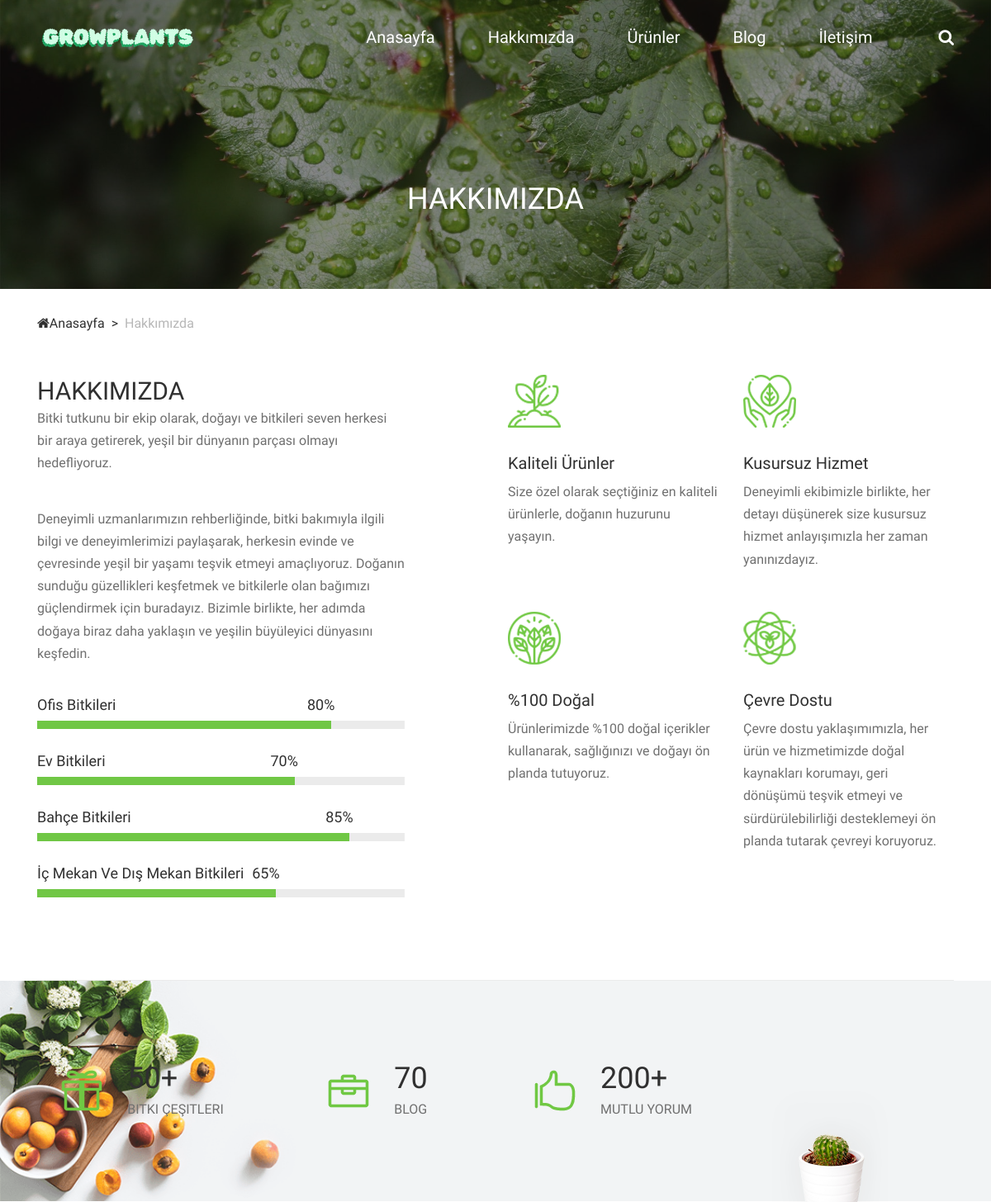
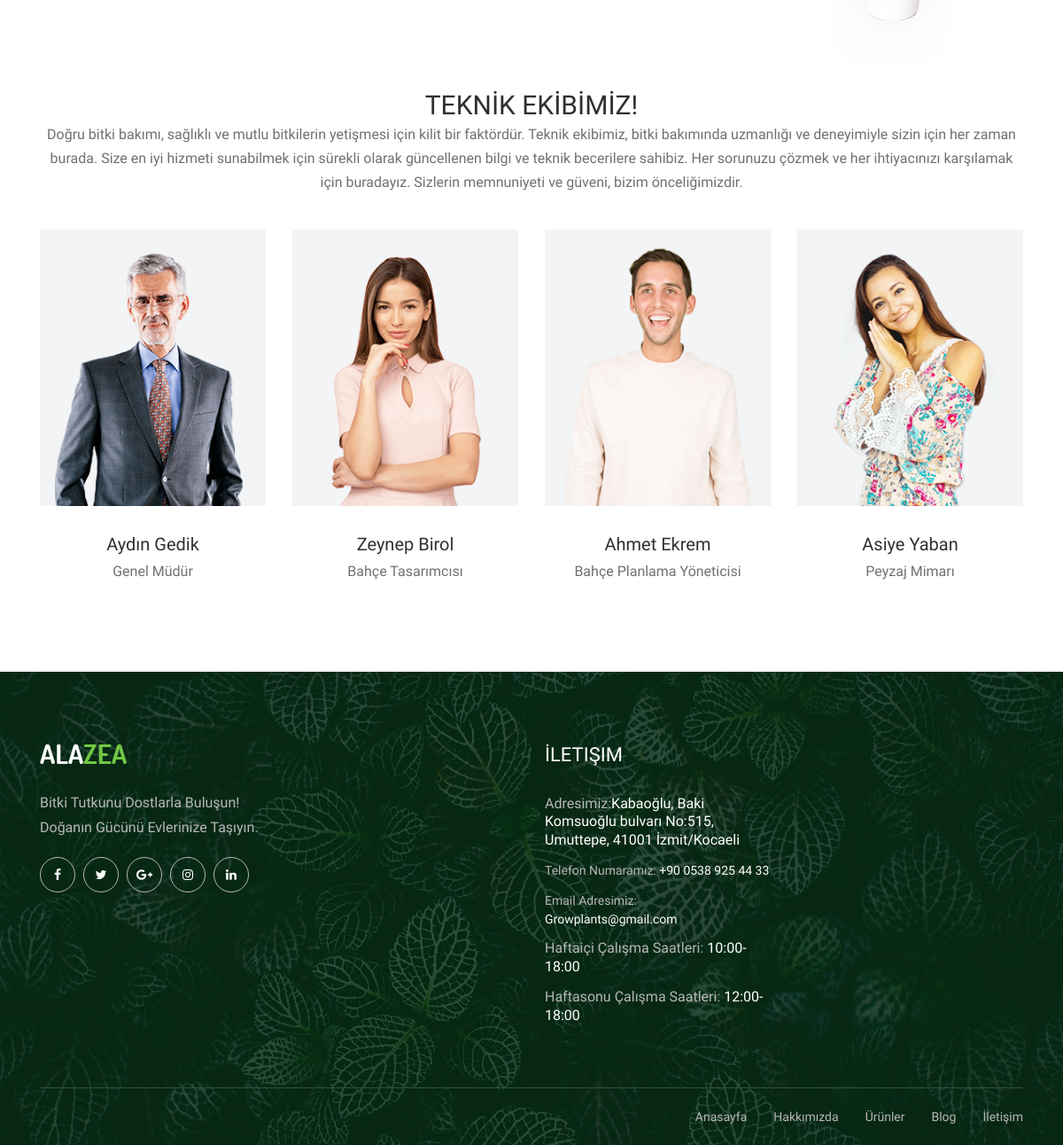
The page /about/ on the database its author committed (2 pictures, top to bottom).
### core/models.py (models this page shows)
class AbstractModel(models.Model):
    updated_date= models.DateTimeField(
        blank=True,
        auto_now=True,
    )
    created_date= models.DateTimeField(
        blank=True,
        auto_now_add=True,
    )
    class Meta:
         abstract=True

class contactSetting(AbstractModel):
    address =models.CharField(
        default='',
        max_length=254,
                blank=True,
    )
    tel = models.CharField(
        default='',
        max_length=254,
        blank=True,
    )
    email = models.CharField(
        default='',
        max_length=254,
        blank=True,
    )
    calisma_week = models.CharField(
        default='',
        max_length=254,
        blank=True,
    )
    calisma_weekend = models.CharField(
        default='',
        max_length=254,
        blank=True,
    )

### core/views.py (the view)
# urls.py: path('about/', about, name='about'),
def about(request):
    contact1 = contactSetting.objects.get(id=1)
    return render(request,'about.html',{'contact':contact1})

### templates/about.html (shortened to what this page needs)
{% load static %}
<!DOCTYPE html>
<html lang="en">
{% include 'includes/head.html' %}
<body>
    {% include 'includes/navbar.html'%}
    <div class="breadcrumb-area">
        <div class="top-breadcrumb-area bg-img bg-overlay d-flex align-items-center justify-content-center" style="background-image: url({% get_media_prefix %}img/bg-img/24.jpg);">
            <h2>HAKKIMIZDA</h2>
        </div>
        <div class="container">
            <div class="row">
                <div class="col-12">
                    <nav aria-label="breadcrumb">
                        <ol class="breadcrumb">
                            <li class="breadcrumb-item"><a href="/"><i class="fa fa-home"></i>Anasayfa</a></li>
                            <li class="breadcrumb-item active" aria-current="page">Hakkımızda</li>
                        </ol>
                    </nav>
                </div>
            </div>
        </div>
    </div>
    <section class="about-us-area">
        <div class="container">
            <div class="row justify-content-between">
                <div class="col-12 col-lg-5">
                    <div class="section-heading">
                        <h2>Hakkımızda</h2>
                        <p>Bitki tutkunu bir ekip olarak, doğayı ve bitkileri seven herkesi bir araya getirerek, yeşil bir dünyanın parçası olmayı hedefliyoruz.</p>
                    </div>
                    <p>Deneyimli uzmanlarımızın rehberliğinde, bitki bakımıyla ilgili bilgi ve deneyimlerimizi paylaşarak, herkesin evinde ve çevresinde yeşil bir yaşamı teşvik etmeyi amaçlıyoruz. Doğanın sunduğu güzellikleri keşfetmek ve bitkilerle olan bağımızı güçlendirmek için buradayız. Bizimle birlikte, her adımda doğaya biraz daha yaklaşın ve yeşilin büyüleyici dünyasını keşfedin.</p>
                    <div class="alazea-progress-bar mb-50">
                        <div class="single_progress_bar">
                            <p>Ofis Bitkileri</p>
                            <div id="bar1" class="barfiller">
                                <div class="tipWrap">
                                    <span class="tip"></span>
                                </div>
                                <span class="fill" data-percentage="80"></span>
                            </div>
                        </div>
                        <div class="single_progress_bar">
                            <p>Ev Bitkileri</p>
                            <div id="bar2" class="barfiller">
                                <div class="tipWrap">
                                    <span class="tip"></span>
                                </div>
                                <span class="fill" data-percentage="70"></span>
                            </div>
                        </div>
                        <div class="single_progress_bar">
                            <p>Bahçe Bitkileri</p>
                            <div id="bar3" class="barfiller">
                                <div class="tipWrap">
                                    <span class="tip"></span>
                                </div>
                                <span class="fill" data-percentage="85"></span>
                            </div>
                        </div>
                        <div class="single_progress_bar">
                            <p>İç Mekan Ve Dış Mekan Bitkileri</p>
                            <div id="bar4" class="barfiller">
                                <div class="tipWrap">
                                    <span class="tip"></span>
                                </div>
                                <span class="fill" data-percentage="65"></span>
                            </div>
                        </div>
                    </div>
                </div>
                <div class="col-12 col-lg-6">
                    <div class="alazea-benefits-area">
                        <div class="row">
                            <div class="col-12 col-sm-6">
                                <div class="single-benefits-area">
                                    <img src="{% get_media_prefix %}img/core-img/b1.png" alt="">
                                    <h5>Kaliteli Ürünler</h5>
                                    <p>Size özel olarak seçtiğiniz en kaliteli ürünlerle, doğanın huzurunu yaşayın.</p>
                                </div>
                            </div>
                            <div class="col-12 col-sm-6">
                                <div class="single-benefits-area">
                                    <img src="{% get_media_prefix %}img/core-img/b2.png" alt="">
                                    <h5>Kusursuz Hizmet</h5>
                                    <p>Deneyimli ekibimizle birlikte, her detayı düşünerek size kusursuz hizmet anlayışımızla her zaman yanınızdayız.</p>
                                </div>
                            </div>
                            <div class="col-12 col-sm-6">
                                <div class="single-benefits-area">
                                    <img src="{% get_media_prefix %}img/core-img/b3.png" alt="">
                                    <h5>%100 Doğal</h5>
                                    <p>Ürünlerimizde %100 doğal içerikler kullanarak, sağlığınızı ve doğayı ön planda tutuyoruz.
                                    </p>
                                </div>
                            </div>
                            <div class="col-12 col-sm-6">
                                <div class="single-benefits-area">
                                    <img src="{% get_media_prefix %}img/core-img/b4.png" alt="">
                                    <h5>Çevre Dostu</h5>
                                    <p>Çevre dostu yaklaşımımızla, her ürün ve hizmetimizde doğal kaynakları korumayı, geri dönüşümü teşvik etmeyi ve sürdürülebilirliği desteklemeyi ön planda tutarak çevreyi koruyoruz.</p>
                                </div>
                            </div>
                        </div>
                    </div>
                </div>
            </div>
        </div>
        <div class="container">
            <div class="row">
                <div class="col-12">
                </div>
            </div>
        </div>
    </section>
    <section class="cool-facts-area bg-img section-padding-100-0" style="background-image: url({% get_media_prefix %}img/bg-img/cool-facts.png);">
        <div class="container">
            <div class="row">
                <div class="col-12 col-sm-6 col-md-3">
                    <div class="single-cool-fact d-flex align-items-center justify-content-center mb-100">
                        <div class="cf-icon">
                            <img src="{% get_media_prefix %}img/core-img/cf1.png" alt="">
                        </div>
                        <div class="cf-content">
                            <h2><span class="counter">50</span>+</h2>
                            <h6>Bitki Çeşitleri</h6>
                        </div>
                    </div>
                </div>
                <div class="col-12 col-sm-6 col-md-3">
                    <div class="single-cool-fact d-flex align-items-center justify-content-center mb-100">
                        <div class="cf-icon">
                            <img src="{% get_media_prefix %}img/core-img/cf2.png" alt="">
                        </div>
                        <div class="cf-content">
                            <h2><span class="counter">70</span></h2>
                            <h6>BLOG</h6>
                        </div>
                    </div>
                </div>
                <div class="col-12 col-sm-6 col-md-3">
                    <div class="single-cool-fact d-flex align-items-center justify-content-center mb-100">
                        <div class="cf-icon">
                            <img src="{% get_media_prefix %}img/core-img/cf3.png" alt="">
                        </div>
                        <div class="cf-content">
                            <h2><span class="counter">200</span>+</h2>
                            <h6>MUTLU YORUM</h6>
                        </div>
                    </div>
                </div>
            </div>
        </div>
        <div class="side-img wow fadeInUp" data-wow-delay="500ms">
            <img src="{% get_media_prefix %}img/core-img/pot.png" alt="">
        </div>
    </section>
    <section class="team-area section-padding-100-0">
        <div class="container">
            <div class="row">
                <div class="col-12">
                    <div class="section-heading text-center">
                        <h2>TEKNİK EKİBİMİZ!</h2>
                        <p>Doğru bitki bakımı, sağlıklı ve mutlu bitkilerin yetişmesi için kilit bir faktördür. Teknik ekibimiz, bitki bakımında uzmanlığı ve deneyimiyle sizin için her zaman burada. Size en iyi hizmeti sunabilmek için sürekli olarak güncellenen bilgi ve teknik becerilere sahibiz. Her sorunuzu çözmek ve her ihtiyacınızı karşılamak için buradayız. Sizlerin memnuniyeti ve güveni, bizim önceliğimizdir.</p>
                    </div>
                </div>
            </div>
            <div class="row">
                <div class="col-12 col-sm-6 col-lg-3">
                    <div class="single-team-member text-center mb-100">
                        <div class="team-member-thumb">
                            <img src="{% get_media_prefix %}img/bg-img/team1.png" alt="">
                        </div>
                        <div class="team-member-info mt-30">
                            <h5>Aydın Gedik</h5>
                            <p>Genel Müdür</p>
                        </div>
                    </div>
                </div>
                <div class="col-12 col-sm-6 col-lg-3">
                    <div class="single-team-member text-center mb-100">
                        <div class="team-member-thumb">
                            <img src="{% get_media_prefix %}img/bg-img/team2.png" alt="">
                        </div>
                        <div class="team-member-info mt-30">
                            <h5>Zeynep Birol</h5>
                            <p>Bahçe Tasarımcısı</p>
                        </div>
                    </div>
                </div>
                <div class="col-12 col-sm-6 col-lg-3">
                    <div class="single-team-member text-center mb-100">
                        <div class="team-member-thumb">
                            <img src="{% get_media_prefix %}img/bg-img/team3.png" alt="">
                        </div>
                        <div class="team-member-info mt-30">
                            <h5>Ahmet Ekrem</h5>
                            <p>Bahçe Planlama Yöneticisi</p>
                        </div>
                    </div>
                </div>
                <div class="col-12 col-sm-6 col-lg-3">
                    <div class="single-team-member text-center mb-100">
                        <div class="team-member-thumb">
                            <img src="{% get_media_prefix %}img/bg-img/team4.png" alt="">
                        </div>
                        <div class="team-member-info mt-30">
                            <h5>Asiye Yaban</h5>
                            <p>Peyzaj Mimarı</p>
                        </div>
                    </div>
                </div>
            </div>
        </div>
    </section>
    {%include 'includes/footer.html'%}
</body>
</html>

### templates/includes/footer.html (shortened to what this page needs)
{% load static %}
<footer class="footer-area bg-img" style="background-image: url({% get_media_prefix %}img/bg-img/3.jpg);">
    <div class="main-footer-area">
        <div class="container">
            <div class="row">
                <div class="col-12 col-sm-6 col-lg-3">
                    <div class="single-footer-widget">
                        <div class="footer-logo mb-30">
                            <a href="#"><img src="{% get_media_prefix %}img/core-img/logo.png" alt=""></a>
                        </div>
                        <p>Bitki Tutkunu Dostlarla Buluşun! Doğanın Gücünü Evlerinize Taşıyın.</p>
                        <div class="social-info">
                            <a href="https://www.facebook.com" target="_blank"> <i class="fa fa-facebook" aria-hidden="true"></i></a>
                            <a href="https://www.twitter.com" target="_blank"><i class="fa fa-twitter" aria-hidden="true"></i></a>
                            <a href="https://www.google.com.tr" target="_blank"><i class="fa fa-google-plus" aria-hidden="true"></i></a>
                            <a href="https://www.instagram.com" target="_blank"><i class="fa fa-instagram" aria-hidden="true"></i></a>
                            <a href="https://www.linkedin.com" target="_blank"><i class="fa fa-linkedin" aria-hidden="true"></i></a>
                        </div>
                    </div>
                </div>
                <div class="col-12 col-sm-6 col-lg-3">
                </div>
                <div class="col-12 col-sm-6 col-lg-3">
                    <div class="single-footer-widget">
                        <div class="widget-title">
                            <h5>İletişim</h5>
                        </div>
                        <div class="contact-information">
                            <p><span>Adresimiz:</span>{{ contact.address }}</p>
                            <p><a href="tel:+905555555555" style="line-height: 1.3;
                                color: #ffffff;
                                margin-bottom: 13px;"><span>Telefon Numaramız:</span> {{ contact.tel }}</a><p>
                            <p><a href="mailto:Growplants@gmail.com" style="line-height: 1.3;
                                color: #ffffff;
                                margin-bottom: 13px;"><span>Email Adresimiz:</span> {{ contact.email }}</a><p>
                            <p><span>Haftaiçi Çalışma Saatleri:</span> {{ contact.calisma_week }}</p>
                            <p><span>Haftasonu Çalışma Saatleri:</span> {{ contact.calisma_weekend }}</p>
                        </div>
                    </div>
                </div>
            </div>
        </div>
    </div>
    <div class="footer-bottom-area">
        <div class="container">
            <div class="row">
                <div class="col-12">
                    <div class="border-line"></div>
                </div>
                <div class="col-12 col-md-6">
                </div>
                <div class="col-12 col-md-6">
                    <div class="footer-nav">
                        <nav>
                            <ul>
                                <li><a href="/">Anasayfa</a></li>
                                <li><a href="/about">Hakkımızda</a></li>
                                <li><a href="/portfolio/">Ürünler</a></li>
                                <li><a href="/blog/">Blog</a></li>
                                <li><a href="/contact/">İletişim</a></li>
                            </ul>
                        </nav>
                    </div>
                </div>
            </div>
        </div>
    </div>
</footer>

### static/css/classy-nav.css (style rules this page uses)
* { margin: 0; padding: 0; }
body { font-family: "Roboto", sans-serif; }
ul, ol { margin: 0; }
ul li, ol li { list-style: none; }
img { height: auto; max-width: 100%; }
.bg-img { background-position: center center; background-size: cover; background-repeat: no-repeat; }
.justify-content-between { -webkit-box-pack: justify; -ms-flex-pack: justify; justify-content: space-between; }
.justify-content-center { -webkit-box-pack: center; -ms-flex-pack: center; justify-content: center; }

### rows shown on the page
contactSetting: address "Kabaoğlu, Baki Komsuoğlu bulvarı No:515, Umuttepe, 41001 İzmit/Kocaeli", tel "+90 0538 925 44 33", email "Growplants@gmail.com", calisma_week "10:00-18:00", calisma_weekend "12:00-18:00"
